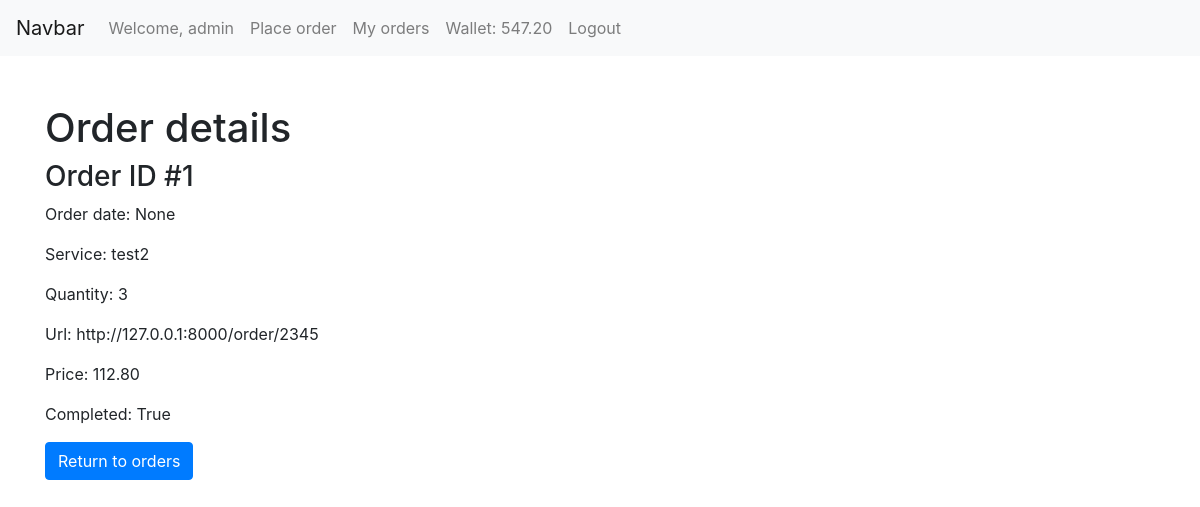
/orderInfo/1/ (signed in), run on an earlier commit of the app's database.
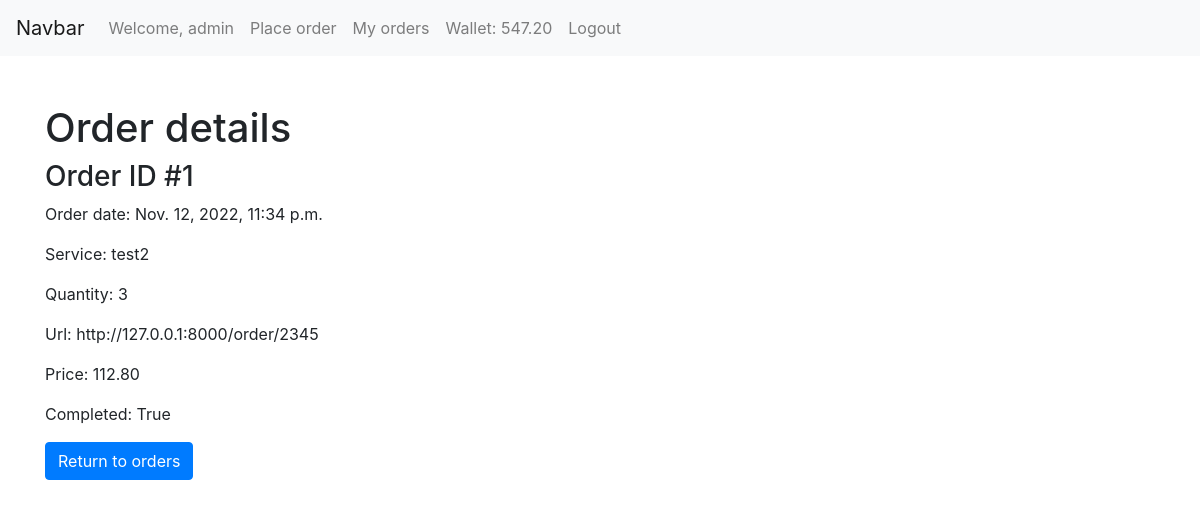
And on a later commit of the database.
### main/models.py (models this page shows, shortened)
class Wallet(models.Model):
    user = models.OneToOneField('auth.User', on_delete=models.CASCADE, primary_key=True)
    balance = models.DecimalField(default=0, decimal_places=2, max_digits=10)

class Order(models.Model):
    id = models.AutoField(primary_key=True)
    user = models.ForeignKey('auth.User', on_delete=models.CASCADE)
    service = models.ForeignKey(Service, on_delete=models.CASCADE, null=True)
    quantity = models.IntegerField(null=True)
    url = models.URLField(max_length=200, null=True)
    paidDate = models.DateTimeField(null=True)
    price = models.DecimalField(null=True, decimal_places=2, max_digits=10)
    completed = models.BooleanField(default=False, null=True)
    paid = models.BooleanField(default=False, null=True)

class Service(models.Model):
    id = models.AutoField(primary_key=True)
    name = models.CharField(max_length=50)
    price = models.DecimalField(max_digits=10, decimal_places=2)
    description = models.TextField()
    sampleURL = models.URLField(max_length=200)
    def __str__(self):
        return self.name

### main/views.py (the view)
# urls.py: path('orderInfo/<int:order_id>/', views.order_details_request, name='orderDetails'),
def order_details_request(request, order_id):
    if not request.user.is_authenticated:
        messages.error(request, "You must be logged in to check your orders.")
        return redirect("main:login")
    order = Order.objects.filter(user=request.user, paid=True, id=order_id)
    if order is None:
        messages.error(request, "Invalid order.")
        return redirect("main:my_orders")
    order = order.first()
    return render(request=request,
                  template_name="main/orderInfo.html", context={"order": order})

### main/templates/main/orderInfo.html
{% extends "main/header.html" %}
{% block content %}
<div class="container py-5">
  <h1>Order details</h1>
    <div class="row">
        <div class="col-md-6">
            <h3>Order ID #{{ order.id }}</h3>
            <p>Order date: {{ order.paidDate}}</p>
            <p>Service: {{ order.service}}</p>
            <p>Quantity: {{ order.quantity}}</p>
            <p>Url: {{ order.url}}</p>
            <p>Price: {{ order.price}}</p>
            <p>Completed: {{ order.completed}}</p>
            <a href="/orders" class="btn btn-primary">Return to orders</a>
        </div>
    </div>
</div>
{% endblock %}

### main/templates/main/header.html (shortened to what this page needs)
<!DOCTYPE html>
<html>
  <head>
    <link rel="stylesheet" href="https://stackpath.bootstrapcdn.com/bootstrap/4.4.1/css/bootstrap.min.css">
  </head>
  <body>
    {% include 'main/includes/navbar.html' %}
    {% block content %}
    {% endblock %}
  </body>
</html>

### main/templates/main/includes/navbar.html (shortened to what this page needs)
    <nav class="navbar navbar-expand-lg navbar-light bg-light">
      <a class="navbar-brand" href="{% url 'main:homepage' %}">Navbar</a>
      <div class="collapse navbar-collapse" id="navbarText">
        <ul class="navbar-nav mr-auto">
          {% if user.is_authenticated %}
              <li class="nav-item">
                <a class="nav-link" href="#">Welcome, {{user.username}}</a>
              </li>
              <li class="nav-item">
                <a class="nav-link" href="/order">Place order</a>
              </li>
              <li class="nav-item">
                <a class="nav-link" href="/orders">My orders</a>
              </li>
              <li class="nav-item">
                <a class="nav-link" href="/wallet">Wallet: {{user.wallet.balance}}</a>
              </li>
               <li class="nav-item">
                <a class="nav-link" href="/logout">Logout</a>
              </li>
          {% else %}
              <li class="nav-item">
                <a class="nav-link" href="/login">Login</a>
              </li>
          {% endif %}
        </ul>
      </div>
    </nav>

What changed in the data, as far as the page shows it:
changed Order "http://127.0.0.1:8000/order/2345": paidDate "None" → "Nov. 12, 2022, 11:34 p.m."
